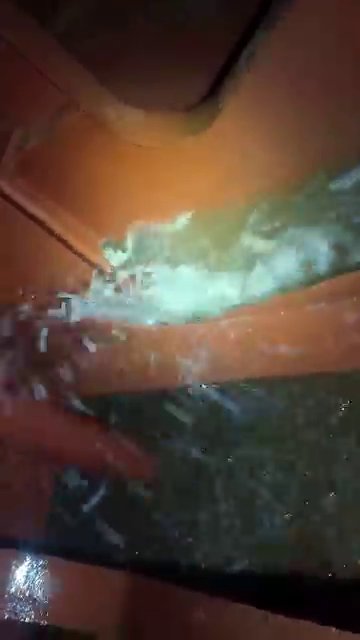
#> input picture frame 39 of sidecar_python/navi_vision/assets/ballast/room_loop.mp4, 360 x 640 px
$ python calibrate_ballast.py
#> lines starting #> are read from the running program, lines starting #| are printed output that depends on the picture
# calibrate_ballast.py — run standalone, watch printed values, then set real thresholds
import cv2
import numpy as np
import os

base_dir = os.path.dirname(os.path.abspath(__file__))
video_path = os.path.join(base_dir, "assets", "ballast", "room_loop.mp4")

cap = cv2.VideoCapture(video_path)
prev_gray = None
frame_idx = 0

print("Scanning ballast room video for motion and spray pixels calibration...")
print("Frame | Motion Pixels | Spray Motion Pixels")
print("-" * 43)

while True:
    ret, frame = cap.read()
#> frame is the input picture: shape (640, 360, 3); mean B, G, R 55.4, 67, 84.3
    if not ret:
        break

    gray = cv2.cvtColor(frame, cv2.COLOR_BGR2GRAY)
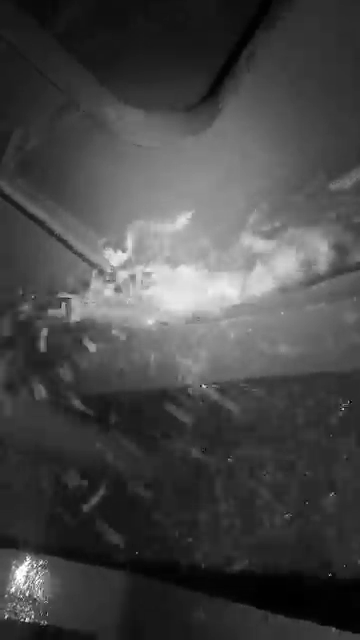
#> gray: shape (640, 360); min 0, max 255, mean 70.8
    if prev_gray is None:
        prev_gray = gray
        continue

    diff = cv2.absdiff(prev_gray, gray)
    _, motion_mask = cv2.threshold(diff, 25, 255, cv2.THRESH_BINARY)
    motion_pixels = cv2.countNonZero(motion_mask)

    hsv = cv2.cvtColor(frame, cv2.COLOR_BGR2HSV)
    spray_mask = cv2.inRange(hsv, (0, 0, 180), (180, 60, 255))
    combined = cv2.bitwise_and(motion_mask, spray_mask)
    spray_motion_pixels = cv2.countNonZero(combined)

    if frame_idx % 10 == 0:
        print(f" {frame_idx:03d}  |    {motion_pixels:6d}   |       {spray_motion_pixels:6d}")

    prev_gray = gray
    frame_idx += 1

cap.release()
print("Calibration complete.")

$ run again, starting later in the video
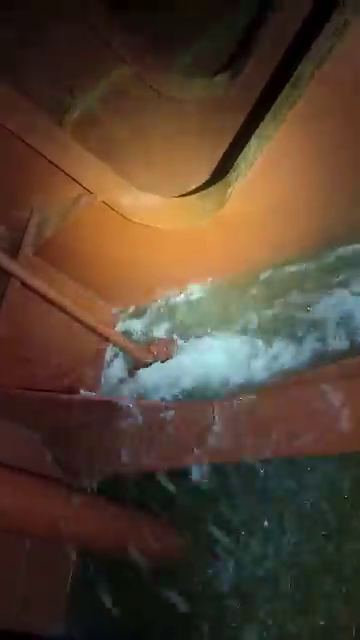
#> input picture frame 175 of sidecar_python/navi_vision/assets/ballast/room_loop.mp4, 360 x 640 px
#> frame is the input picture: shape (640, 360, 3); mean B, G, R 49.1, 65.3, 84
#> `gray = cv2.cvtColor(frame, cv2.COLOR_BGR2GRAY)`:
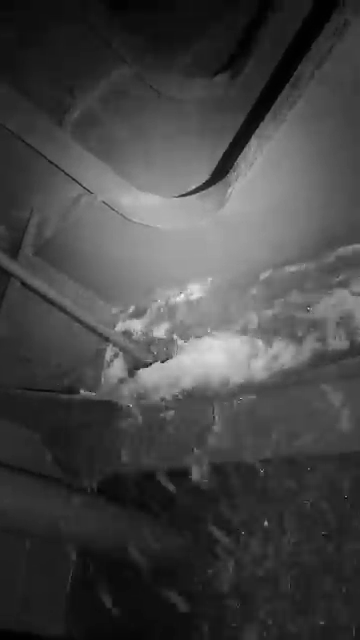
#> gray: shape (640, 360); min 0, max 244, mean 69

$ run again, starting later in the video
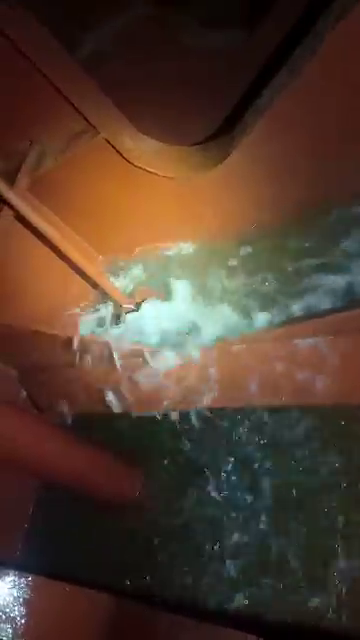
#> input picture frame 312 of sidecar_python/navi_vision/assets/ballast/room_loop.mp4, 360 x 640 px
#> frame is the input picture: shape (640, 360, 3); mean B, G, R 46.8, 60.5, 81.8
#> `gray = cv2.cvtColor(frame, cv2.COLOR_BGR2GRAY)`:
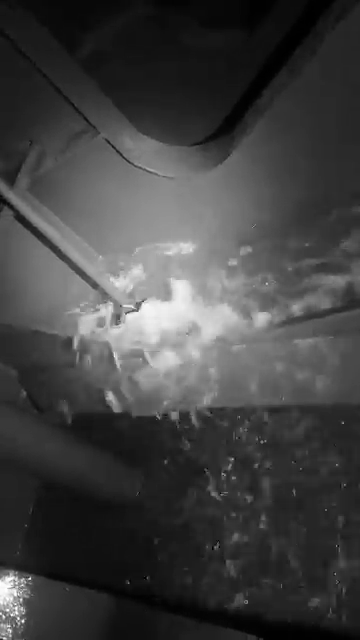
#> gray: shape (640, 360); min 0, max 255, mean 65.3
